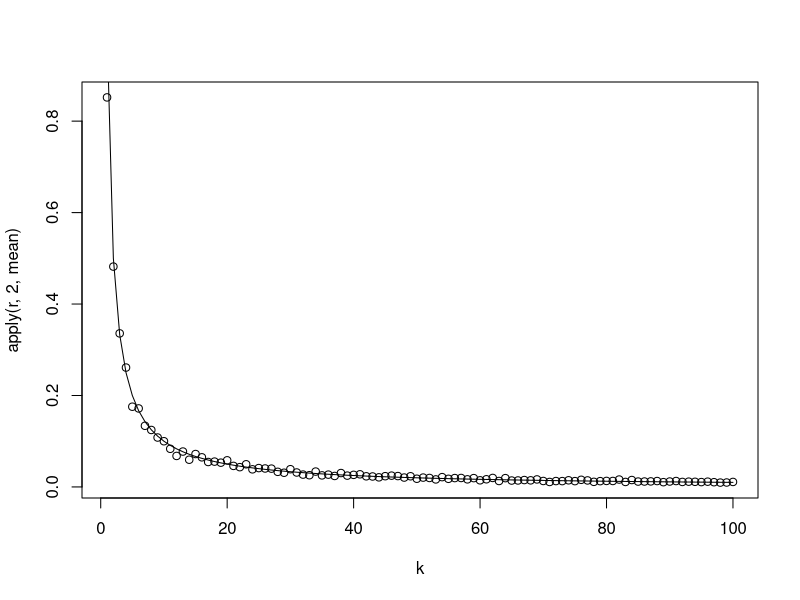
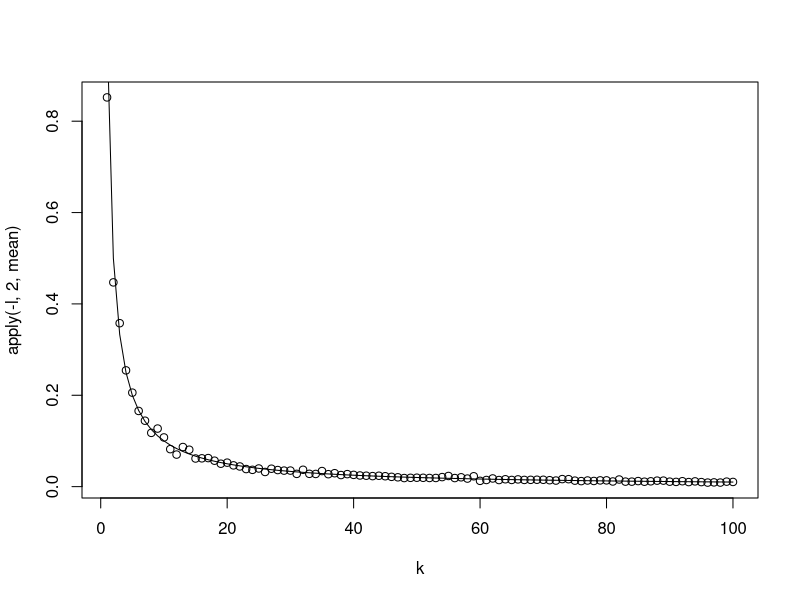
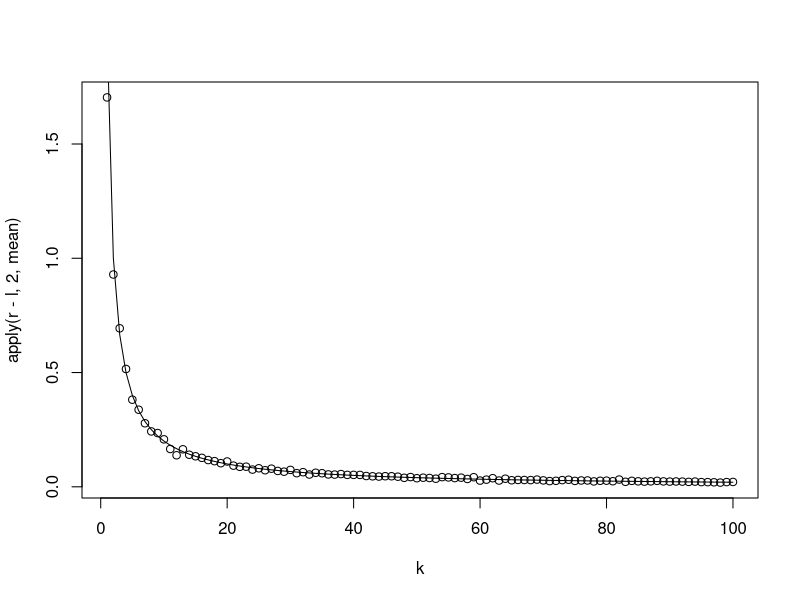

The R script that drew these images, in order:
## ---- chunk 1
library(ggplot2)

set.seed(10)
## ---- chunk 2
runMeiosis <- function(N, k, L=1, x=0.5) {
  r <- matrix(0, N, k) # N replicates for 1:k values for k
  l <- matrix(0, N, k)
  for (i in 1:N) {
    for (j in 1:k) {
      d <- runif(L*j, 0, L) - x
      r[i,j] <- min(d[d>0])
      l[i,j] <- max(d[d<0])

      # Add NAs so that mean() will ignore columns where the number of
      # crossovers on the left or right side is 0.
      if (is.infinite(r[i,j])) {
        r[i,j] <- NA
      }
      if (is.infinite(l[i,j])) {
        l[i,j] <- NA
      }
    }
  }
  return(list(r=r,l=l))
}
## ---- chunk 3
N <- 100
crossoverRate <- 100
L <- 10
x0 <- 4
res <- runMeiosis(N, crossoverRate, L, x0)
r <- res$r
l <- res$l

k <- seq(1,crossoverRate)

plot(k, apply(r, 2, mean))
lines(k, 1/k)
## ---- chunk 4
plot(k, apply(-l, 2, mean))
lines(k, 1/k)
## ---- chunk 5
plot(k, apply(r-l, 2, mean))
lines(k, 2/k)
## ---- chunk 6
mt <- function(t) {
  x0 <- 10
  r <- .01
  m <- .0001
  return((m*x0/r)*(exp(r*t)-1))
}

findZero <- function(t) {
  return(ppois(1000, t, lower.tail=F)-.99)
}

logFactorial <- function(x) {
  return(sum(log(seq(1,x))))
}
## ---- chunk 7
x0 <- 10
r <- .01
m <- .0001

root <- uniroot(findZero, c(1,2000))$root

log((root*r/x0/m)+1)/r
## ---- chunk 8
mt2 <- function(t) {
  x0 <- 10
  r <- .01
  m <- .0001
  mu <- .01
  return(m*x0/(r+mu) * (exp((r)*t) - exp(-mu*t) ))
}

mt2zero <- function(t) {
  x0 <- 10
  r <- .01
  m <- .0001
  mu <- .01
  
  # 1076.07 is the value of lambda that is > 1000 with probability .99. Find
  # the root for the exponential.
  return(m*x0/(r+mu) * (exp((r)*t) - exp(-mu*t) ) - 1076.07)
}
## ---- chunk 9
x0 <- 10
r <- .01
m <- .0001
mu <- .01

# uniroot(mt2zero, c(1,2000))$root
100*asinh(root*(r+mu)/m/x0/2)
